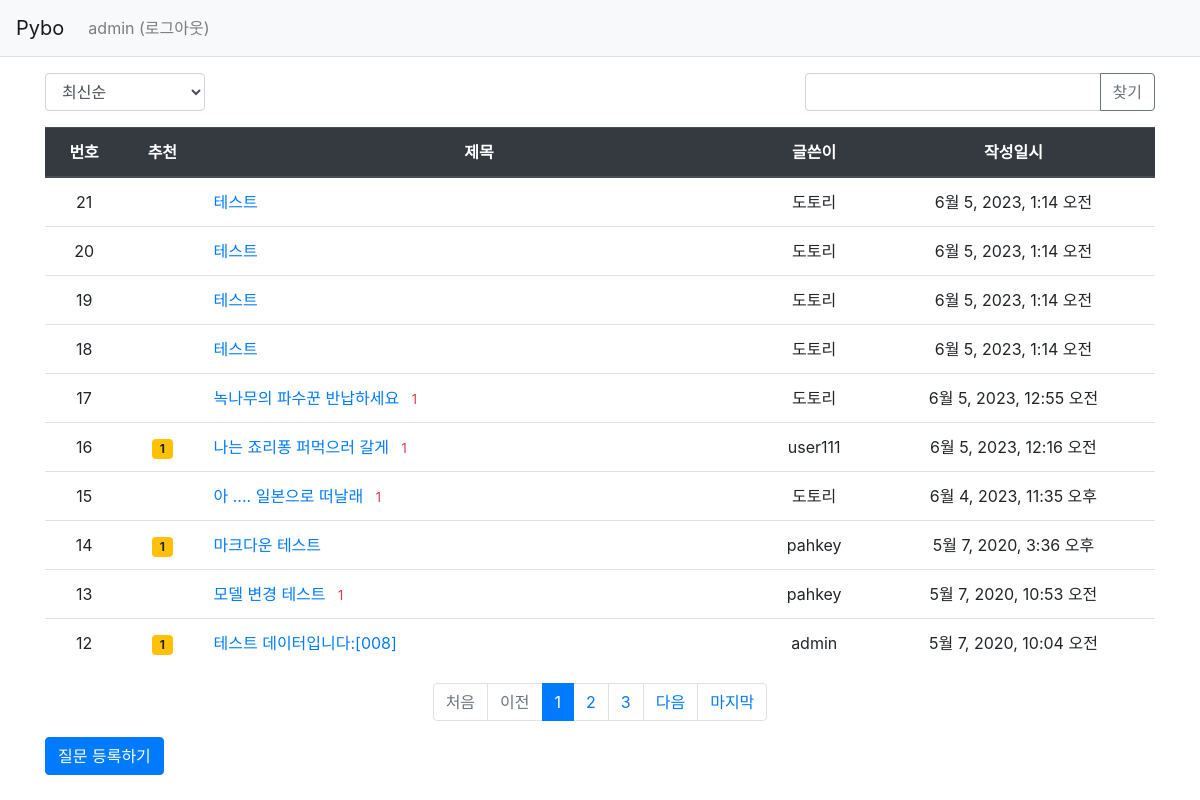
The app's page /pybo/ (signed in) with its own data.
### pybo/models.py (models this page shows, shortened)
class Question(models.Model):
    author = models.ForeignKey(User, on_delete=models.CASCADE, related_name='author_question')
    subject = models.CharField(max_length=200)
    content = models.TextField()
    create_date = models.DateTimeField()
    modify_date = models.DateTimeField(null=True, blank=True)
    voter = models.ManyToManyField(User, related_name='voter_question')
    modify_count = models.IntegerField(null=True, blank=True, default=0)

### pybo/views/base_views.py (the view, shortened to what this page needs)
# urls.py: path('', base_views.index, name='index'),  # '/' 에 해당되는 path
def index(request):
    page = request.GET.get('page', '1')  # 페이지
    kw = request.GET.get('kw', '')  # 검색어
    so = request.GET.get('so', 'recent')  # 정렬기준
    if so == 'recommend':
        question_list = Question.objects.annotate(num_voter=Count('voter')).order_by('-num_voter', '-create_date')
    elif so == 'popular':
        question_list = Question.objects.annotate(num_answer=Count('answer')).order_by('-num_answer', '-create_date')
    else:  # recent
        question_list = Question.objects.order_by('-create_date')
    paginator = Paginator(question_list, 10)  # 페이지당 10개씩 보여주기
    page_obj = paginator.get_page(page)
    last_page = paginator.count // 10 + 1 if (paginator.count % 10) else paginator.count // 10
    context = {'question_list': page_obj, 'page': page, 'kw': kw, 'so': so, 'last_page': last_page}  # <------ so 추가
    return render(request, 'pybo/question_list.html', context)

### pybo/templatetags/pybo_filter.py (called while the page is built)
@register.filter
def sub(value, arg):
    return value - arg

### templates/pybo/question_list.html (shortened to what this page needs)
{% extends 'base.html' %}
{% load pybo_filter %}
{% block content %}
<div class="container my-3">
    <div class="row justify-content-between my-3">
        <div class="col-2">
            <select class="form-control so">
                <option value="recent" {% if so == 'recent' %}selected{% endif %}>최신순</option>
            </select>
        </div>
        <div class="col-4 input-group">
            <input type="text" class="form-control kw" value="{{ kw|default_if_none:'' }}">
            <div class="input-group-append">
                <button class="btn btn-outline-secondary" type="button" id="btn_search">찾기</button>
            </div>
        </div>
    </div>
    <table class="table">
        <thead>
        <tr class="text-center thead-dark">
            <th>번호</th>
            <th>추천</th>
            <th style="width:50%">제목</th>
            <th>글쓴이</th>
            <th>작성일시</th>
        </tr>
        </thead>
        <tbody>
        {% if question_list %}
        {% for question in question_list %}
        <tr class="text-center">
            <td>
                {{ question_list.paginator.count|sub:question_list.start_index|sub:forloop.counter0|add:1 }}
            </td>
            <td>
                {% if question.voter.all.count > 0 %}
                <span class="badge bg-warning px-2 py-1">{{ question.voter.all.count }}</span>
                {% endif %}
            </td>
            <td class="text-left">
                <a href="{% url 'pybo:detail' question.id %}">{{ question.subject }}</a>
                {% if question.answer_set.count > 0 %}
                <span class="text-danger small ml-2">{{ question.answer_set.count }}</span>
                {% endif %}
            </td>
            <td>{{ question.author.username }}</td>
            <td>{{ question.create_date }}</td>
        </tr>
        {% endfor %}
        {% else %}
        <tr>
            <td colspan="3">질문이 없습니다.</td>
        </tr>
        {% endif %}
        </tbody>
    </table>
    <ul class="pagination justify-content-center">
        {% if question_list.has_previous %}
        <li class="page-item">
            <a class="page-link" data-page="1" href="#">처음</a>
        </li>
        <li class="page-item">
            <a class="page-link" data-page="{{ question_list.previous_page_number }}" href="#">이전</a>
        </li>
        {% else %}
        <li class="page-item disabled">
            <a class="page-link" tabindex="-1" aria-disabled="true" href="#">처음</a>
        </li>
        <li class="page-item disabled">
            <a class="page-link" tabindex="-1" aria-disabled="true" href="#">이전</a>
        </li>
        {% endif %}
        {% for page_number in question_list.paginator.page_range %}
        {% if page_number >= question_list.number|add:-5 and page_number <= question_list.number|add:5 %}
            {% if page_number == question_list.number %}
            <li class="page-item active" aria-current="page">
                <a class="page-link" data-page="{{ page_number }}" href="#">{{ page_number }}</a>
            </li>
            {% else %}
            <li class="page-item">
                <a class="page-link" data-page="{{ page_number }}" href="#">{{ page_number }}</a>
            </li>
            {% endif %}
        {% endif %}
        {% endfor %}
        {% if question_list.has_next %}
        <li class="page-item">
            <a class="page-link" data-page="{{ question_list.next_page_number }}" href="#">다음</a>
        </li>
        <li class="page-item">
            <a class="page-link" data-page="{{ last_page }}" href="#">마지막</a>
        </li>
        {% endif %}
    </ul>
    <a href="{% url 'pybo:question_create' %}" class="btn btn-primary">질문 등록하기</a>
</div>
{% endblock %}

### templates/navbar.html (shortened to what this page needs)
<nav class="navbar navbar-expand-lg navbar-light bg-light border-bottom">
    <a class="navbar-brand" href="{% url 'pybo:index' %}">Pybo</a>
    <div class="collapse navbar-collapse flex-grow-0" id="navbarNav">
        <ul class="navbar-nav">
            <li class="nav-item ">
                {% if user.is_authenticated %}
                <a class="nav-link" href="{% url 'common:logout' %}">{{ user.username }} (로그아웃)</a>
                {% else %}
                <a class="nav-link" href="{% url 'common:login' %}">로그인</a>
                {% endif %}
            </li>
        </ul>
    </div>
</nav>

### records on screen
Question: paginator.count|sub "21", subject "테스트", author.username "도토리", create_date "6월 5, 2023, 1:14 오전"
Question: paginator.count|sub "20", subject "테스트", author.username "도토리", create_date "6월 5, 2023, 1:14 오전"
Question: paginator.count|sub "19", subject "테스트", author.username "도토리", create_date "6월 5, 2023, 1:14 오전"
Question: paginator.count|sub "18", subject "테스트", author.username "도토리", create_date "6월 5, 2023, 1:14 오전"
Question: paginator.count|sub "17", subject "녹나무의 파수꾼 반납하세요", answer_set.count "1", author.username "도토리", create_date "6월 5, 2023, 12:55 오전"
Question: paginator.count|sub "16", voter.all.count "1", subject "나는 죠리퐁 퍼먹으러 갈게", answer_set.count "1", author.username "user111", create_date "6월 5, 2023, 12:16 오전"
Question: paginator.count|sub "15", subject "아 .... 일본으로 떠날래", answer_set.count "1", author.username "도토리", create_date "6월 4, 2023, 11:35 오후"
Question: paginator.count|sub "14", voter.all.count "1", subject "마크다운 테스트", author.username "pahkey", create_date "5월 7, 2020, 3:36 오후"
Question: paginator.count|sub "13", subject "모델 변경 테스트", answer_set.count "1", author.username "pahkey", create_date "5월 7, 2020, 10:53 오전"
Question: paginator.count|sub "12", voter.all.count "1", subject "테스트 데이터입니다:[008]", author.username "admin", create_date "5월 7, 2020, 10:04 오전"

### other values on screen
{{ user.username }} "admin"
{{ page_number }} "1"
{{ page_number }} "2" "3"
